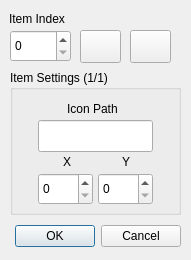
<?xml version="1.0" encoding="UTF-8"?>
<ui version="4.0">
 <class>Dialog</class>
 <widget class="QDialog" name="Dialog">
  <property name="geometry">
   <rect>
    <x>0</x>
    <y>0</y>
    <width>191</width>
    <height>260</height>
   </rect>
  </property>
  <property name="windowTitle">
   <string>Dialog</string>
  </property>
  <widget class="QDialogButtonBox" name="buttonBox">
   <property name="geometry">
    <rect>
     <x>10</x>
     <y>220</y>
     <width>171</width>
     <height>32</height>
    </rect>
   </property>
   <property name="orientation">
    <enum>Qt::Orientation::Horizontal</enum>
   </property>
   <property name="standardButtons">
    <set>QDialogButtonBox::StandardButton::Cancel|QDialogButtonBox::StandardButton::Ok</set>
   </property>
  </widget>
  <widget class="QLabel" name="label_14">
   <property name="geometry">
    <rect>
     <x>9</x>
     <y>10</y>
     <width>71</width>
     <height>18</height>
    </rect>
   </property>
   <property name="text">
    <string>Item Index</string>
   </property>
  </widget>
  <widget class="QSpinBox" name="spinBox_11">
   <property name="geometry">
    <rect>
     <x>10</x>
     <y>30</y>
     <width>61</width>
     <height>32</height>
    </rect>
   </property>
  </widget>
  <widget class="QPushButton" name="pushButton">
   <property name="geometry">
    <rect>
     <x>80</x>
     <y>30</y>
     <width>41</width>
     <height>33</height>
    </rect>
   </property>
   <property name="text">
    <string/>
   </property>
   <property name="icon">
    <iconset theme="QIcon::ThemeIcon::ListAdd"/>
   </property>
  </widget>
  <widget class="QPushButton" name="pushButton_2">
   <property name="geometry">
    <rect>
     <x>130</x>
     <y>30</y>
     <width>41</width>
     <height>33</height>
    </rect>
   </property>
   <property name="text">
    <string/>
   </property>
   <property name="icon">
    <iconset theme="QIcon::ThemeIcon::ListRemove"/>
   </property>
  </widget>
  <widget class="QGroupBox" name="groupBox_2">
   <property name="geometry">
    <rect>
     <x>10</x>
     <y>70</y>
     <width>171</width>
     <height>145</height>
    </rect>
   </property>
   <property name="title">
    <string>Item Settings (1/1)</string>
   </property>
   <widget class="QLabel" name="label_15">
    <property name="geometry">
     <rect>
      <x>53</x>
      <y>83</y>
      <width>21</width>
      <height>18</height>
     </rect>
    </property>
    <property name="text">
     <string>X</string>
    </property>
   </widget>
   <widget class="QSpinBox" name="spinBox_12">
    <property name="geometry">
     <rect>
      <x>88</x>
      <y>103</y>
      <width>55</width>
      <height>32</height>
     </rect>
    </property>
   </widget>
   <widget class="QLabel" name="label_17">
    <property name="geometry">
     <rect>
      <x>112</x>
      <y>83</y>
      <width>21</width>
      <height>18</height>
     </rect>
    </property>
    <property name="text">
     <string>Y</string>
    </property>
   </widget>
   <widget class="QSpinBox" name="spinBox_15">
    <property name="geometry">
     <rect>
      <x>28</x>
      <y>103</y>
      <width>55</width>
      <height>32</height>
     </rect>
    </property>
   </widget>
   <widget class="QLabel" name="label_9">
    <property name="geometry">
     <rect>
      <x>57</x>
      <y>30</y>
      <width>61</width>
      <height>18</height>
     </rect>
    </property>
    <property name="text">
     <string>Icon Path</string>
    </property>
   </widget>
   <widget class="QLineEdit" name="lineEdit_2">
    <property name="geometry">
     <rect>
      <x>28</x>
      <y>50</y>
      <width>115</width>
      <height>32</height>
     </rect>
    </property>
   </widget>
  </widget>
 </widget>
 <resources/>
 <connections>
  <connection>
   <sender>buttonBox</sender>
   <signal>accepted()</signal>
   <receiver>Dialog</receiver>
   <slot>accept()</slot>
   <hints>
    <hint type="sourcelabel">
     <x>248</x>
     <y>254</y>
    </hint>
    <hint type="destinationlabel">
     <x>157</x>
     <y>274</y>
    </hint>
   </hints>
  </connection>
  <connection>
   <sender>buttonBox</sender>
   <signal>rejected()</signal>
   <receiver>Dialog</receiver>
   <slot>reject()</slot>
   <hints>
    <hint type="sourcelabel">
     <x>316</x>
     <y>260</y>
    </hint>
    <hint type="destinationlabel">
     <x>286</x>
     <y>274</y>
    </hint>
   </hints>
  </connection>
 </connections>
</ui>
